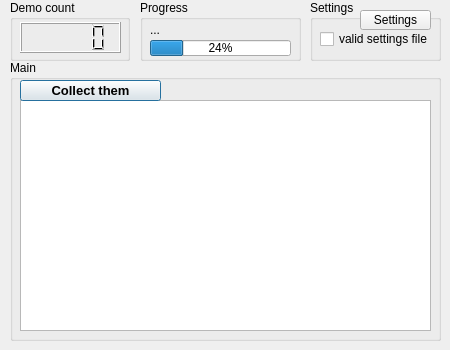
<?xml version="1.0" encoding="UTF-8"?>
<ui version="4.0">
 <class>dialog</class>
 <widget class="QDialog" name="dialog">
  <property name="geometry">
   <rect>
    <x>0</x>
    <y>0</y>
    <width>450</width>
    <height>350</height>
   </rect>
  </property>
  <property name="acceptDrops">
   <bool>false</bool>
  </property>
  <property name="windowTitle">
   <string>Demo Collector</string>
  </property>
  <property name="windowIcon">
   <iconset>
    <normaloff>DemoCollector.ico</normaloff>DemoCollector.ico</iconset>
  </property>
  <widget class="QGroupBox" name="demoCountGroupBox">
   <property name="geometry">
    <rect>
     <x>10</x>
     <y>0</y>
     <width>120</width>
     <height>61</height>
    </rect>
   </property>
   <property name="title">
    <string>Demo count</string>
   </property>
   <widget class="QLCDNumber" name="lcdDemoNumber">
    <property name="geometry">
     <rect>
      <x>10</x>
      <y>22</y>
      <width>101</width>
      <height>31</height>
     </rect>
    </property>
    <property name="font">
     <font>
      <pointsize>8</pointsize>
      <weight>50</weight>
      <bold>false</bold>
     </font>
    </property>
   </widget>
  </widget>
  <widget class="QGroupBox" name="mainGroupBox">
   <property name="geometry">
    <rect>
     <x>10</x>
     <y>60</y>
     <width>431</width>
     <height>281</height>
    </rect>
   </property>
   <property name="title">
    <string>Main</string>
   </property>
   <widget class="QListWidget" name="outputListWidget">
    <property name="geometry">
     <rect>
      <x>10</x>
      <y>40</y>
      <width>411</width>
      <height>231</height>
     </rect>
    </property>
    <property name="tabKeyNavigation">
     <bool>false</bool>
    </property>
    <property name="alternatingRowColors">
     <bool>true</bool>
    </property>
   </widget>
   <widget class="QPushButton" name="collectButton">
    <property name="geometry">
     <rect>
      <x>10</x>
      <y>20</y>
      <width>141</width>
      <height>21</height>
     </rect>
    </property>
    <property name="font">
     <font>
      <pointsize>10</pointsize>
      <weight>75</weight>
      <bold>true</bold>
     </font>
    </property>
    <property name="text">
     <string>Collect them</string>
    </property>
   </widget>
  </widget>
  <widget class="QGroupBox" name="progressGroupBox">
   <property name="geometry">
    <rect>
     <x>140</x>
     <y>0</y>
     <width>161</width>
     <height>61</height>
    </rect>
   </property>
   <property name="title">
    <string>Progress</string>
   </property>
   <widget class="QProgressBar" name="gamesProgressBar">
    <property name="geometry">
     <rect>
      <x>10</x>
      <y>40</y>
      <width>141</width>
      <height>16</height>
     </rect>
    </property>
    <property name="value">
     <number>24</number>
    </property>
   </widget>
   <widget class="QLabel" name="currentGameLabel">
    <property name="geometry">
     <rect>
      <x>10</x>
      <y>20</y>
      <width>141</width>
      <height>20</height>
     </rect>
    </property>
    <property name="text">
     <string>...</string>
    </property>
   </widget>
  </widget>
  <widget class="QGroupBox" name="settingsGroupBox">
   <property name="geometry">
    <rect>
     <x>310</x>
     <y>0</y>
     <width>131</width>
     <height>61</height>
    </rect>
   </property>
   <property name="title">
    <string>Settings</string>
   </property>
   <widget class="QPushButton" name="settingsButton">
    <property name="geometry">
     <rect>
      <x>50</x>
      <y>10</y>
      <width>71</width>
      <height>20</height>
     </rect>
    </property>
    <property name="text">
     <string>Settings</string>
    </property>
   </widget>
   <widget class="QCheckBox" name="checkBox_2">
    <property name="enabled">
     <bool>true</bool>
    </property>
    <property name="geometry">
     <rect>
      <x>10</x>
      <y>30</y>
      <width>111</width>
      <height>18</height>
     </rect>
    </property>
    <property name="text">
     <string>valid settings file</string>
    </property>
    <property name="checkable">
     <bool>false</bool>
    </property>
   </widget>
  </widget>
 </widget>
 <resources>
  <include location="recorceFile.qrc"/>
 </resources>
 <connections/>
</ui>
